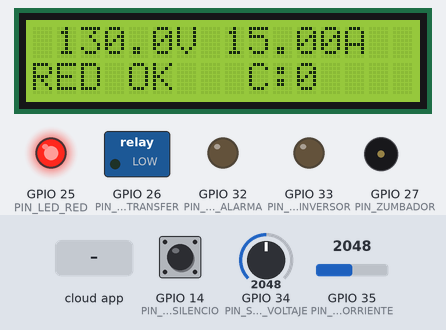
The sketch below on a simulated ESP32. Parts: 16×2 character LCD, switched loads named in the sketch (green lamp = pin HIGH), output pins drawn as LEDs (lit = HIGH), buzzer (waves = sounding). The inputs (shaded band) are chosen by the test bench; at power-on: GPIO 34 (PIN_SENSOR_VOLTAJE) = 2048, GPIO 35 (PIN_SENSOR_CORRIENTE) = 2048, GPIO 14 (PIN_BOTON_SILENCIO) HIGH. WiFi joins after 1.5 s; servers stay silent unless stated; what the sketch prints to the serial monitor is not drawn.

Above: at 4.3 s.
4.4 s: GPIO 34 (PIN_SENSOR_VOLTAJE) set to 1602
At 5.7 s:
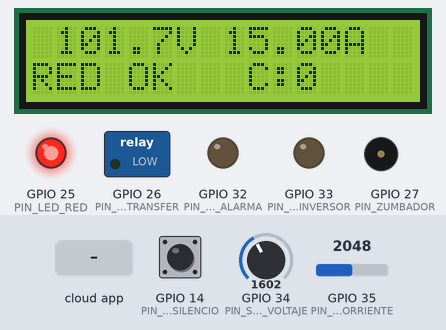
6.1 s: GPIO 34 (PIN_SENSOR_VOLTAJE) set to 1547
At 7.2 s:
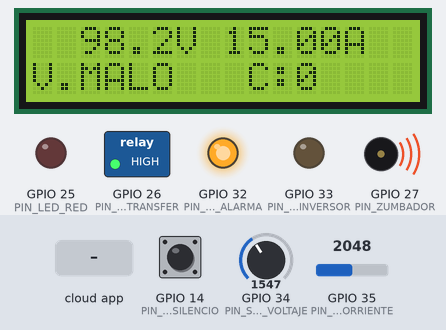
8.1 s: GPIO 34 (PIN_SENSOR_VOLTAJE) set to 667
At 9.8 s:
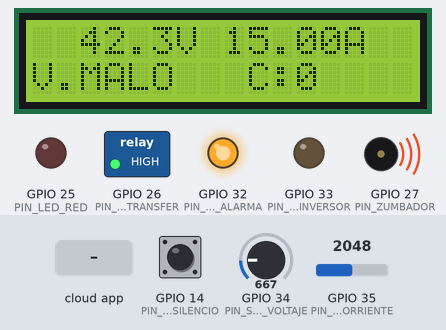
10.1 s: GPIO 34 (PIN_SENSOR_VOLTAJE) set to 604
At 11.4 s:
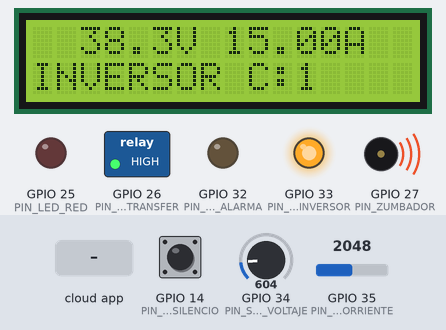
12.1 s: the phone or cloud app sets silenciarAlarma to 1
At 12.5 s:
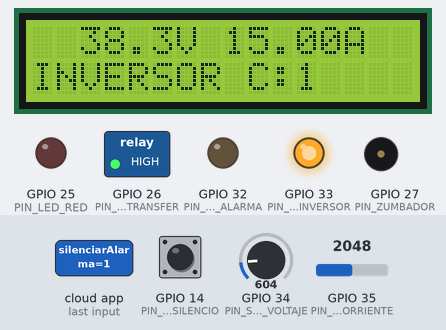
13.6 s: GPIO 35 (PIN_SENSOR_CORRIENTE) set to 2866
At 15.3 s:
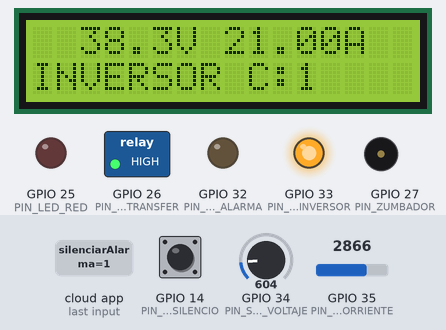
Timing chart, 0 to 16.6 s (numbered marks = the images above; inputs shaded):
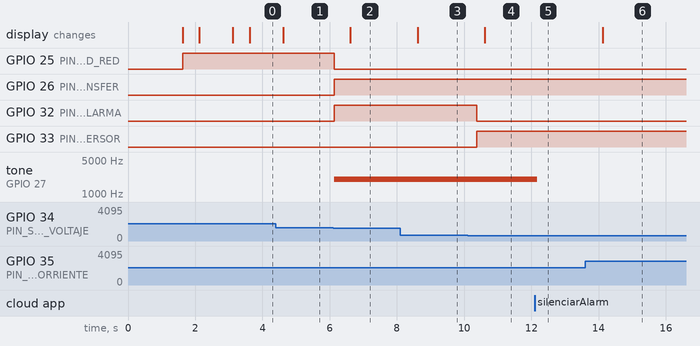

The sketch:

SmartPowerRD_ArduinoCloud.ino
```cpp
/*
  ============================================================================
  SmartPower RD — Version para ARDUINO CLOUD
  ============================================================================
  Asignatura : Inteligencia Artificial e Internet de las Cosas (2026-C-2)
  Profesor   : Luis Bessewell Feliz
  Estudiante : Cristian Carrera - Matricula 2024-1932
  Institucion: Instituto Tecnologico de Las Americas (ITLA)
  Placa      : ESP32 DevKit v1 / DevKit-C v4 (dispositivo de terceros en la nube)
  ----------------------------------------------------------------------------
  QUE CAMBIA RESPECTO A LA VERSION MQTT
  ----------------------------------------------------------------------------
  Esta es la misma solucion del proyecto, pero conectada a la plataforma
  Arduino Cloud en lugar de a un broker MQTT propio. No cambia ni la logica de
  proteccion ni la arquitectura de tareas: cambia UNICAMENTE la tarea de red.

  Eso es, en si mismo, la demostracion de que la arquitectura estaba bien
  planteada. Si las cinco tareas hubieran estado mezcladas en un solo loop(),
  cambiar el transporte habria obligado a reescribir el programa entero. Al
  estar aislada la responsabilidad de "comunicar", se sustituyo una sola tarea.

  ----------------------------------------------------------------------------
  POR QUE ArduinoCloud.update() OBLIGA A USAR TAREAS
  ----------------------------------------------------------------------------
  La biblioteca ArduinoIoTCloud exige que se llame a ArduinoCloud.update() de
  forma frecuente. Esa llamada:

      - negocia TLS con los servidores de Arduino (puede tardar SEGUNDOS),
      - reconecta el WiFi si se cayo,
      - sincroniza todas las variables de nube.

  Es decir: es exactamente el tipo de operacion lenta e impredecible que no
  puede compartir hilo con una rutina de proteccion electrica que debe
  reaccionar en menos de 500 ms. Ponerla en el loop() principal, como hacen
  los ejemplos introductorios, significa que durante una reconexion el sistema
  deja de vigilar el voltaje.

  Aqui vive en su propia tarea, anclada al Nucleo 0, junto al stack de WiFi.
  El muestreo y el control siguen en el Nucleo 1 y no se enteran de nada.

  ----------------------------------------------------------------------------
  SEGURIDAD DE HILOS DE LAS VARIABLES DE NUBE
  ----------------------------------------------------------------------------
  La biblioteca ArduinoIoTCloud NO es segura entre hilos. Por eso se aplica
  una regla estricta, y es la misma que ya usaba la version MQTT:

      Las variables de nube (voltaje, corriente, estadoRed...) se escriben
      UNICAMENTE desde la tarea de red, y su valor sale de una copia del
      estado compartido tomada bajo mutex.

  Ninguna otra tarea toca una variable de nube. Asi no hay dos hilos dentro
  de la biblioteca al mismo tiempo, que es la condicion que la romperia.

  ----------------------------------------------------------------------------
  MONTAJE
  ----------------------------------------------------------------------------
  Identico al de la version MQTT (ver diagram.json de la carpeta SmartPowerRD):

     GPIO 34 .. sensor de voltaje   (ZMPT101B / potenciometro en simulacion)
     GPIO 35 .. sensor de corriente (SCT-013-030 / potenciometro)
     GPIO 26 .. rele de transferencia
     GPIO 25 .. LED verde    - red electrica presente
     GPIO 33 .. LED amarillo - operando desde el inversor
     GPIO 32 .. LED rojo     - alarma
     GPIO 27 .. zumbador
     GPIO 14 .. boton de silencio (INPUT_PULLUP, con interrupcion)
     GPIO 21/22 . LCD 16x2 I2C
  ============================================================================
*/

#include <Wire.h>
#include <LiquidCrystal_I2C.h>
#include "thingProperties.h"

// ---------------------------------------------------------------------------
// 1. Pines y calibracion
// ---------------------------------------------------------------------------
const uint8_t PIN_SENSOR_VOLTAJE   = 34;
const uint8_t PIN_SENSOR_CORRIENTE = 35;
const uint8_t PIN_RELE_TRANSFER    = 26;
const uint8_t PIN_LED_RED          = 25;
const uint8_t PIN_LED_INVERSOR     = 33;
const uint8_t PIN_LED_ALARMA       = 32;
const uint8_t PIN_ZUMBADOR         = 27;
const uint8_t PIN_BOTON_SILENCIO   = 14;

const float VOLTAJE_MAXIMO   = 260.0;
const float CORRIENTE_MAXIMA =  30.0;
const float ADC_MAXIMO       = 4095.0;
const float V_APAGON         =  40.0;

const TickType_t PERIODO_MUESTREO = pdMS_TO_TICKS(50);
const TickType_t PERIODO_PANTALLA = pdMS_TO_TICKS(500);

// ---------------------------------------------------------------------------
// 2. Tipos
// ---------------------------------------------------------------------------
enum EstadoEnergia { RED_NORMAL, RED_ANORMAL, APAGON, MODO_INVERSOR };

const char *NOMBRE_ESTADO[] = { "RED NORMAL", "VOLTAJE ANORMAL",
                                "APAGON", "MODO INVERSOR" };

struct Muestra {
  float    voltaje;
  float    corriente;
  float    potencia;
  uint32_t marcaTiempo;
};

struct EstadoSistema {
  float         voltaje;
  float         corriente;
  float         potencia;
  float         energiaWh;
  EstadoEnergia estado;
  uint32_t      cortesDetectados;
  uint32_t      msEnInversor;
  bool          alarmaSilenciada;
};

// ---------------------------------------------------------------------------
// 3. Objetos de concurrencia y hardware
// ---------------------------------------------------------------------------
QueueHandle_t     colaMuestras = NULL;
SemaphoreHandle_t mutexEstado  = NULL;
SemaphoreHandle_t semAlerta    = NULL;

EstadoSistema estado;

LiquidCrystal_I2C lcd(0x27, 16, 2);

volatile uint32_t pulsacionesBoton = 0;
portMUX_TYPE muxBoton = portMUX_INITIALIZER_UNLOCKED;

TaskHandle_t hMuestreo, hControl, hPantalla, hNube;

// ---------------------------------------------------------------------------
// 4. Callbacks del tablero de Arduino Cloud
//    Se ejecutan dentro de ArduinoCloud.update(), o sea, en la TAREA DE NUBE.
//    Por eso escriben en el estado compartido tomando el mutex, igual que
//    cualquier otra tarea. Un callback de nube no es codigo privilegiado.
// ---------------------------------------------------------------------------
void onSilenciarAlarmaChange() {
  if (xSemaphoreTake(mutexEstado, pdMS_TO_TICKS(100)) == pdTRUE) {
    estado.alarmaSilenciada = silenciarAlarma;
    xSemaphoreGive(mutexEstado);
  }
  Serial.printf("[NUBE] El tablero %s la alarma\n",
                silenciarAlarma ? "silencio" : "reactivo");
}

void onUmbralMinimoChange() {
  Serial.printf("[NUBE] Nuevo umbral minimo: %.1f V\n", umbralMinimo);
}

void onUmbralMaximoChange() {
  Serial.printf("[NUBE] Nuevo umbral maximo: %.1f V\n", umbralMaximo);
}

// ---------------------------------------------------------------------------
// 5. Interrupcion del boton fisico de silencio
// ---------------------------------------------------------------------------
void IRAM_ATTR isrBotonSilencio() {
  static uint32_t ultima = 0;
  uint32_t ahora = millis();
  if (ahora - ultima < 250) return;
  ultima = ahora;

  portENTER_CRITICAL_ISR(&muxBoton);
  pulsacionesBoton++;
  portEXIT_CRITICAL_ISR(&muxBoton);
}

// ---------------------------------------------------------------------------
// 6. TAREA 1 — Muestreo            (Nucleo 1, prioridad 3)
// ---------------------------------------------------------------------------
void tareaMuestreo(void *p) {
  TickType_t ultimoDespertar = xTaskGetTickCount();
  Muestra m;

  for (;;) {
    m.voltaje     = (analogRead(PIN_SENSOR_VOLTAJE)   / ADC_MAXIMO) * VOLTAJE_MAXIMO;
    m.corriente   = (analogRead(PIN_SENSOR_CORRIENTE) / ADC_MAXIMO) * CORRIENTE_MAXIMA;
    m.potencia    = m.voltaje * m.corriente * 0.92;
    m.marcaTiempo = millis();

    if (xQueueSend(colaMuestras, &m, 0) != pdTRUE) {
      Muestra descartada;
      xQueueReceive(colaMuestras, &descartada, 0);
      xQueueSend(colaMuestras, &m, 0);
    }
    vTaskDelayUntil(&ultimoDespertar, PERIODO_MUESTREO);
  }
}

// ---------------------------------------------------------------------------
// 7. TAREA 2 — Control y proteccion   (Nucleo 1, prioridad 2)
//    Usa los umbrales que llegan del tablero, con copia local bajo mutex.
// ---------------------------------------------------------------------------
void tareaControl(void *p) {
  Muestra m;
  EstadoEnergia estadoAnterior = RED_NORMAL;
  uint32_t ultimoCalculo = millis();
  uint32_t ultimaPulsacionAtendida = 0;
  uint32_t inicioApagon = 0;

  for (;;) {
    if (xQueueReceive(colaMuestras, &m, portMAX_DELAY) != pdTRUE) continue;

    // Los umbrales los puede cambiar el usuario desde el tablero web. Se leen
    // en variables locales para que no cambien a mitad de la evaluacion.
    float vMin = umbralMinimo;
    float vMax = umbralMaximo;

    EstadoEnergia nuevoEstado;
    if (m.voltaje < V_APAGON) {
      if (estadoAnterior != APAGON && estadoAnterior != MODO_INVERSOR) {
        nuevoEstado  = APAGON;
        inicioApagon = millis();
      } else if (millis() - inicioApagon >= 200) {
        nuevoEstado = MODO_INVERSOR;
      } else {
        nuevoEstado = APAGON;
      }
    } else if (m.voltaje < vMin || m.voltaje > vMax) {
      nuevoEstado = RED_ANORMAL;
    } else {
      nuevoEstado = RED_NORMAL;
    }

    digitalWrite(PIN_RELE_TRANSFER, nuevoEstado != RED_NORMAL);
    digitalWrite(PIN_LED_RED,       nuevoEstado == RED_NORMAL);
    digitalWrite(PIN_LED_INVERSOR,  nuevoEstado == MODO_INVERSOR);
    digitalWrite(PIN_LED_ALARMA,    nuevoEstado == RED_ANORMAL ||
                                    nuevoEstado == APAGON);

    uint32_t pulsaciones;
    portENTER_CRITICAL(&muxBoton);
    pulsaciones = pulsacionesBoton;
    portEXIT_CRITICAL(&muxBoton);
    bool silenciar = (pulsaciones != ultimaPulsacionAtendida);
    if (silenciar) ultimaPulsacionAtendida = pulsaciones;

    if (xSemaphoreTake(mutexEstado, pdMS_TO_TICKS(100)) == pdTRUE) {
      uint32_t ahora = millis();
      uint32_t deltaMs = ahora - ultimoCalculo;
      ultimoCalculo = ahora;

      estado.voltaje    = m.voltaje;
      estado.corriente  = m.corriente;
      estado.potencia   = m.potencia;
      estado.energiaWh += m.potencia * (deltaMs / 3600000.0);
      estado.estado     = nuevoEstado;

      if (silenciar) estado.alarmaSilenciada = !estado.alarmaSilenciada;
      if (nuevoEstado == APAGON && estadoAnterior != APAGON) {
        estado.cortesDetectados++;
      }
      if (nuevoEstado == MODO_INVERSOR) estado.msEnInversor += deltaMs;

      bool sonar = (nuevoEstado != RED_NORMAL) && !estado.alarmaSilenciada;
      xSemaphoreGive(mutexEstado);

      if (sonar) tone(PIN_ZUMBADOR, 2000, 120);
      else       noTone(PIN_ZUMBADOR);
    }

    if (nuevoEstado != estadoAnterior) {
      Serial.printf("[CONTROL] %s  (%.1f V)\n",
                    NOMBRE_ESTADO[nuevoEstado], m.voltaje);
      xSemaphoreGive(semAlerta);     // despierta a la tarea de nube
      estadoAnterior = nuevoEstado;
    }
  }
}

// ---------------------------------------------------------------------------
// 8. TAREA 3 — Pantalla local        (Nucleo 1, prioridad 1)
//    Sigue funcionando aunque no haya internet. En un apagon el router
//    tambien se cae, asi que esta es la unica interfaz disponible.
// ---------------------------------------------------------------------------
void tareaPantalla(void *p) {
  TickType_t ultimoDespertar = xTaskGetTickCount();
  const char *corto[] = { "RED OK ", "V.MALO ", "APAGON ", "INVERSOR" };

  for (;;) {
    EstadoSistema copia;
    if (xSemaphoreTake(mutexEstado, pdMS_TO_TICKS(200)) == pdTRUE) {
      copia = estado;
      xSemaphoreGive(mutexEstado);

      lcd.setCursor(0, 0);
      lcd.printf("%6.1fV %5.2fA ", copia.voltaje, copia.corriente);
      lcd.setCursor(0, 1);
      lcd.printf("%-8s C:%-2u  ", corto[copia.estado], copia.cortesDetectados);
    }
    vTaskDelayUntil(&ultimoDespertar, PERIODO_PANTALLA);
  }
}

// ---------------------------------------------------------------------------
// 9. TAREA 4 — Arduino Cloud         (Nucleo 0, prioridad 1)
//
//    Esta es la unica tarea que toca la biblioteca ArduinoIoTCloud y las
//    variables de nube. ArduinoCloud.update() se llama cada 100 ms, que es
//    el ritmo que recomienda Arduino, y puede bloquearse varios segundos
//    durante una reconexion sin afectar a nadie.
// ---------------------------------------------------------------------------
void tareaNube(void *p) {
  uint32_t ultimaPublicacion = 0;

  for (;;) {
    ArduinoCloud.update();          // <- la llamada lenta, aislada aqui

    // Se refrescan las variables de nube cada segundo, o de inmediato si la
    // tarea de control levanto la bandera de alerta.
    bool porEvento = (xSemaphoreTake(semAlerta, 0) == pdTRUE);
    if (porEvento || millis() - ultimaPublicacion >= 1000) {
      ultimaPublicacion = millis();

      EstadoSistema copia;
      if (xSemaphoreTake(mutexEstado, pdMS_TO_TICKS(200)) == pdTRUE) {
        copia = estado;
        xSemaphoreGive(mutexEstado);

        // Asignar una variable de nube ya la marca para sincronizacion.
        voltaje           = copia.voltaje;
        corriente         = copia.corriente;
        potencia          = copia.potencia;
        energiaWh         = copia.energiaWh;
        estadoRed         = String(NOMBRE_ESTADO[copia.estado]);
        cortesDetectados  = (int)copia.cortesDetectados;
        minutosEnInversor = (int)(copia.msEnInversor / 60000);
        silenciarAlarma   = copia.alarmaSilenciada;
      }
    }

    vTaskDelay(pdMS_TO_TICKS(100));
  }
}

// ---------------------------------------------------------------------------
// 10. TAREA 5 — Diagnostico          (Nucleo 0, prioridad 0)
// ---------------------------------------------------------------------------
void tareaDiagnostico(void *p) {
  for (;;) {
    Serial.println(F("---- Pila libre por tarea (palabras) ----"));
    Serial.printf("  Muestreo : %u\n", uxTaskGetStackHighWaterMark(hMuestreo));
    Serial.printf("  Control  : %u\n", uxTaskGetStackHighWaterMark(hControl));
    Serial.printf("  Pantalla : %u\n", uxTaskGetStackHighWaterMark(hPantalla));
    Serial.printf("  Nube     : %u\n", uxTaskGetStackHighWaterMark(hNube));
    Serial.printf("  Heap libre: %u bytes\n", ESP.getFreeHeap());
    Serial.printf("  Conectado a Arduino Cloud: %s\n",
                  ArduinoCloud.connected() ? "si" : "no");
    vTaskDelay(pdMS_TO_TICKS(10000));
  }
}

// ---------------------------------------------------------------------------
// 11. setup()
// ---------------------------------------------------------------------------
void setup() {
  Serial.begin(115200);
  delay(1500);   // margen para que el monitor serie enganche el arranque
  Serial.println(F("\n== SmartPower RD - Arduino Cloud - ITLA 2026-C-2 =="));

  pinMode(PIN_RELE_TRANSFER,  OUTPUT);
  pinMode(PIN_LED_RED,        OUTPUT);
  pinMode(PIN_LED_INVERSOR,   OUTPUT);
  pinMode(PIN_LED_ALARMA,     OUTPUT);
  pinMode(PIN_ZUMBADOR,       OUTPUT);
  pinMode(PIN_BOTON_SILENCIO, INPUT_PULLUP);
  attachInterrupt(digitalPinToInterrupt(PIN_BOTON_SILENCIO),
                  isrBotonSilencio, FALLING);

  Wire.begin(21, 22);
  lcd.init();
  lcd.backlight();
  lcd.print("SmartPower RD");
  lcd.setCursor(0, 1);
  lcd.print("Arduino Cloud");

  estado = {0, 0, 0, 0, RED_NORMAL, 0, 0, false};

  // Valores por defecto de los umbrales. En cuanto el dispositivo sincroniza
  // con la nube, el tablero puede sobreescribirlos.
  umbralMinimo = 100.0;
  umbralMaximo = 135.0;

  colaMuestras = xQueueCreate(10, sizeof(Muestra));
  mutexEstado  = xSemaphoreCreateMutex();
  semAlerta    = xSemaphoreCreateBinary();
  if (!colaMuestras || !mutexEstado || !semAlerta) {
    Serial.println(F("ERROR: no se pudieron crear los objetos de FreeRTOS"));
    while (true) delay(1000);
  }

  // Conexion con Arduino Cloud
  initProperties();
  ArduinoCloud.begin(ArduinoIoTPreferredConnection);
  setDebugMessageLevel(2);          // 0 = nada, 4 = todo. 2 va bien para clase
  ArduinoCloud.printDebugInfo();

  xTaskCreatePinnedToCore(tareaMuestreo,    "Muestreo",    2048, NULL, 3, &hMuestreo, 1);
  xTaskCreatePinnedToCore(tareaControl,     "Control",     4096, NULL, 2, &hControl,  1);
  xTaskCreatePinnedToCore(tareaPantalla,    "Pantalla",    4096, NULL, 1, &hPantalla, 1);
  xTaskCreatePinnedToCore(tareaNube,        "Nube",       12288, NULL, 1, &hNube,     0);
  xTaskCreatePinnedToCore(tareaDiagnostico, "Diagnostico", 3072, NULL, 0, NULL,       0);

  delay(1500);
  lcd.clear();
}

// ---------------------------------------------------------------------------
// 12. loop() vacio.
//     Notese la diferencia con los ejemplos oficiales de Arduino Cloud, que
//     ponen ArduinoCloud.update() aqui. En este proyecto no puede ir en el
//     loop(): compartiria hilo con la proteccion electrica.
// ---------------------------------------------------------------------------
void loop() {
  vTaskDelay(pdMS_TO_TICKS(1000));
}
```

arduino_secrets.h
```cpp
/*
  arduino_secrets.h — Credenciales del dispositivo en Arduino Cloud.

  Arduino Cloud genera estos tres valores cuando se asocia el dispositivo:

    SECRET_DEVICE_KEY     Se muestra UNA SOLA VEZ, al crear el dispositivo.
                          Anotarla en ese momento: despues ya no se puede
                          volver a consultar y habria que crear el dispositivo
                          de nuevo.
    SECRET_SSID           Nombre de la red WiFi de la vivienda (2.4 GHz; el
                          ESP32 no se conecta a redes de 5 GHz).
    SECRET_OPTIONAL_PASS  Clave de esa red.

  Este archivo NO debe subirse a un repositorio publico.
*/

#ifndef ARDUINO_SECRETS_H
#define ARDUINO_SECRETS_H

#define SECRET_DEVICE_KEY     "PEGAR-AQUI-LA-SECRET-KEY-DEL-DISPOSITIVO"
#define SECRET_SSID           "NOMBRE-DE-SU-RED-WIFI"
#define SECRET_OPTIONAL_PASS  "CLAVE-DE-SU-RED-WIFI"

#endif  // ARDUINO_SECRETS_H
```

Source omitted: thingProperties.h (5412 bytes)

Measured:
- the behaviour switches between 1575 and 1574 on GPIO 34 (PIN_SENSOR_VOLTAJE) (found by bisection; images 1 and 2)
- the behaviour switches between 630 and 629 on GPIO 34 (PIN_SENSOR_VOLTAJE) (found by bisection; images 3 and 4)
- after the input at 4.4 s, the display: changes after 0.22 s (image 1)
- after the input at 6.1 s, GPIO 25 (PIN_LED_RED): HIGH → LOW at once; GPIO 26 (PIN_RELE_TRANSFER), GPIO 32 (PIN_LED_ALARMA): LOW → HIGH at once; tone on GPIO 27 (PIN_ZUMBADOR): silent → 2000 Hz at once; the display: changes after 0.52 s (image 2)
- after the input at 8.1 s, the display: changes after 0.52 s (image 3)
- after the input at 10.1 s, GPIO 32 (PIN_LED_ALARMA): HIGH → LOW after 0.28 s; GPIO 33 (PIN_LED_INVERSOR): LOW → HIGH after 0.28 s; the display: changes after 0.52 s (image 4)
- after the input at 12.1 s, tone on GPIO 27 (PIN_ZUMBADOR): 2000 Hz → silent after 0.08 s
- after the input at 13.6 s, the display: changes after 0.52 s (image 6)
